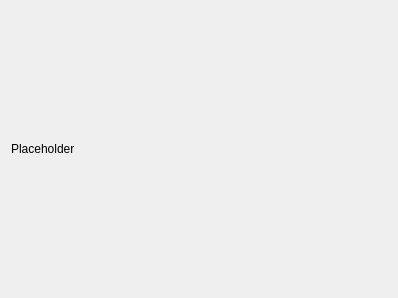
<?xml version="1.0" encoding="UTF-8"?>
<ui version="4.0">
 <class>ConclusionPage</class>
 <widget class="QWizardPage" name="ConclusionPage">
  <property name="geometry">
   <rect>
    <x>0</x>
    <y>0</y>
    <width>398</width>
    <height>298</height>
   </rect>
  </property>
  <property name="windowTitle">
   <string>WizardPage</string>
  </property>
  <property name="title">
   <string>Completing the OpenFallout Wizard</string>
  </property>
  <layout class="QVBoxLayout" name="verticalLayout">
   <item>
    <widget class="QLabel" name="textLabel">
     <property name="text">
      <string>Placeholder</string>
     </property>
     <property name="textFormat">
      <enum>Qt::RichText</enum>
     </property>
     <property name="wordWrap">
      <bool>true</bool>
     </property>
     <property name="openExternalLinks">
      <bool>true</bool>
     </property>
    </widget>
   </item>
  </layout>
 </widget>
 <resources/>
 <connections/>
</ui>
